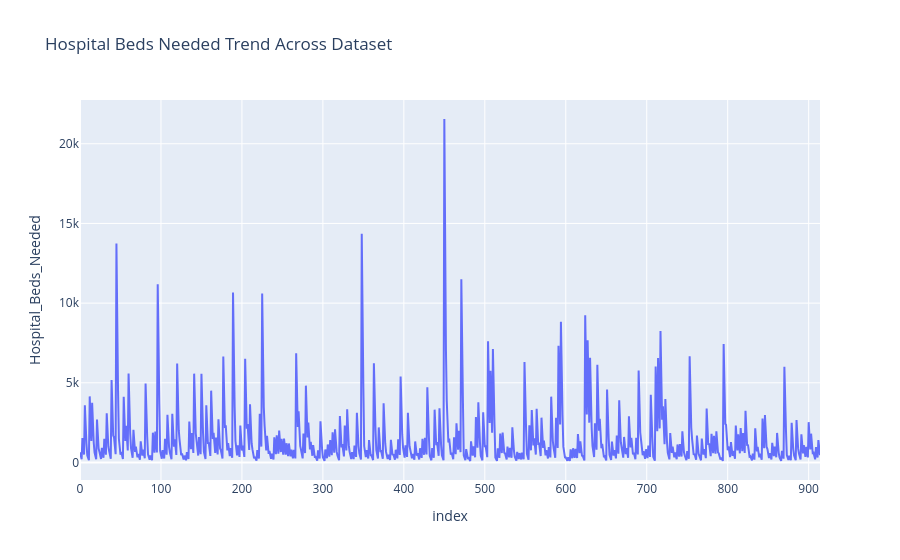

The code cell stored with this chart in its notebook:
### Markdown cell above
# Hospital Beds Needed Trend Across Dataset

### Code cell
fig = px.line(df,
              x=df.index,
              y='Hospital_Beds_Needed',
              title='Hospital Beds Needed Trend Across Dataset')

fig.show()

### Figure 1 — Plotly figure (JSON) as saved in the notebook; plotly's stock layout.template omitted (floating-point values rounded to 4 significant figures; data arrays with more than 128 entries replaced by an {"elided": "..."} marker saying what was removed)
{"data": [{"hovertemplate": "index=%{x}<br>Hospital_Beds_Needed=%{y}<extra></extra>", "legendgroup": "", "line": {"color": "#636efa", "dash": "solid"}, "marker": {"symbol": "circle"}, "mode": "lines", "name": "", "orientation": "v", "showlegend": false, "type": "scatter", "x": {"elided": "915 int values"}, "xaxis": "x", "y": {"elided": "915 int values"}, "yaxis": "y"}], "layout": {"legend": {"tracegroupgap": 0}, "title": {"text": "Hospital Beds Needed Trend Across Dataset"}, "xaxis": {"anchor": "y", "domain": [0, 1], "title": {"text": "index"}}, "yaxis": {"anchor": "x", "domain": [0, 1], "title": {"text": "Hospital_Beds_Needed"}}}}
